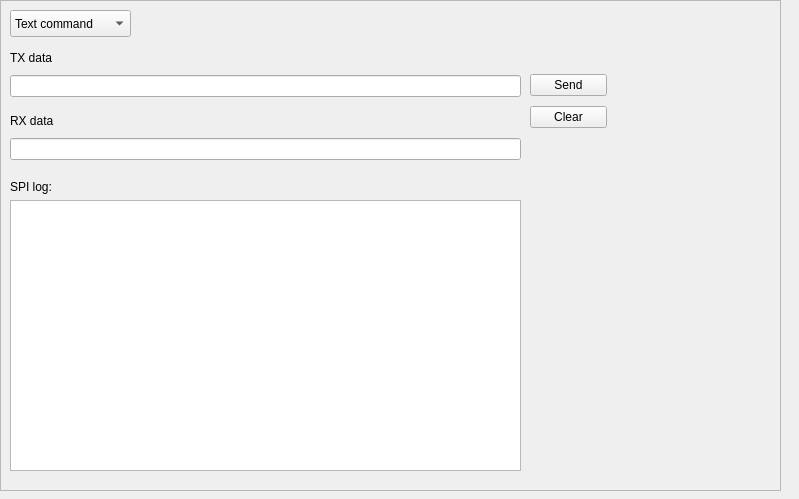
<?xml version="1.0" encoding="UTF-8"?>
<ui version="4.0">
 <class>test_form</class>
 <widget class="QWidget" name="test_form">
  <property name="geometry">
   <rect>
    <x>0</x>
    <y>0</y>
    <width>799</width>
    <height>499</height>
   </rect>
  </property>
  <property name="windowTitle">
   <string>Form</string>
  </property>
  <widget class="QFrame" name="frame">
   <property name="geometry">
    <rect>
     <x>0</x>
     <y>0</y>
     <width>781</width>
     <height>491</height>
    </rect>
   </property>
   <property name="frameShape">
    <enum>QFrame::StyledPanel</enum>
   </property>
   <property name="frameShadow">
    <enum>QFrame::Raised</enum>
   </property>
   <widget class="QComboBox" name="comboBox">
    <property name="geometry">
     <rect>
      <x>10</x>
      <y>10</y>
      <width>121</width>
      <height>27</height>
     </rect>
    </property>
    <item>
     <property name="text">
      <string>Text command</string>
     </property>
    </item>
    <item>
     <property name="text">
      <string>Raw command</string>
     </property>
    </item>
   </widget>
   <widget class="QWidget" name="layoutWidget">
    <property name="geometry">
     <rect>
      <x>10</x>
      <y>110</y>
      <width>511</width>
      <height>50</height>
     </rect>
    </property>
    <layout class="QVBoxLayout" name="verticalLayout_2">
     <item>
      <widget class="QLabel" name="label_2">
       <property name="text">
        <string>RX data</string>
       </property>
      </widget>
     </item>
     <item>
      <widget class="QLineEdit" name="lineEdit_2"/>
     </item>
    </layout>
   </widget>
   <widget class="QWidget" name="layoutWidget_2">
    <property name="geometry">
     <rect>
      <x>10</x>
      <y>180</y>
      <width>511</width>
      <height>291</height>
     </rect>
    </property>
    <layout class="QVBoxLayout" name="verticalLayout_3">
     <item>
      <widget class="QLabel" name="label_3">
       <property name="text">
        <string>SPI log:</string>
       </property>
      </widget>
     </item>
     <item>
      <widget class="QPlainTextEdit" name="plainTextEdit"/>
     </item>
    </layout>
   </widget>
   <widget class="QWidget" name="layoutWidget_3">
    <property name="geometry">
     <rect>
      <x>10</x>
      <y>47</y>
      <width>511</width>
      <height>50</height>
     </rect>
    </property>
    <layout class="QVBoxLayout" name="verticalLayout">
     <item>
      <widget class="QLabel" name="label">
       <property name="text">
        <string>TX data</string>
       </property>
      </widget>
     </item>
     <item>
      <widget class="QLineEdit" name="lineEdit"/>
     </item>
    </layout>
   </widget>
   <widget class="QWidget" name="">
    <property name="geometry">
     <rect>
      <x>530</x>
      <y>70</y>
      <width>77</width>
      <height>63</height>
     </rect>
    </property>
    <layout class="QVBoxLayout" name="verticalLayout_4">
     <item>
      <widget class="QPushButton" name="pushButton">
       <property name="text">
        <string>Send</string>
       </property>
      </widget>
     </item>
     <item>
      <widget class="QPushButton" name="pushButton_2">
       <property name="text">
        <string>Clear</string>
       </property>
      </widget>
     </item>
    </layout>
   </widget>
  </widget>
 </widget>
 <resources/>
 <connections/>
</ui>
